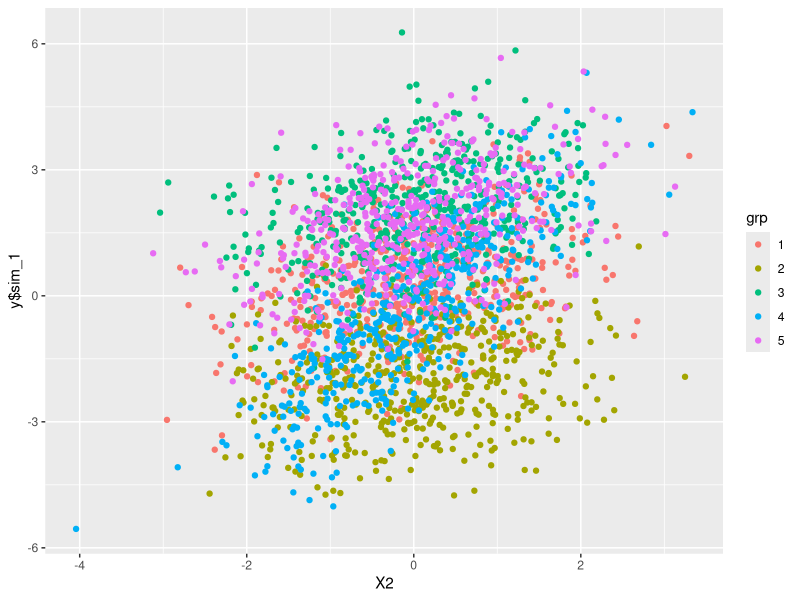

Write the R code that produced this figure.
library(lme4)
library(tidyverse)
options(bitmapType="cairo")
# データ生成
set.seed(42)
# モデル構造。
form <- y ~ 1 + X1 + X2 + (1+X2| grp)
simulate_data <- lme4::mkDataTemplate(formula = form, nGrps = 5 , nPerGrp = 500, rfunc = "rnorm")

# パラメータの箱を作る
params <- lme4::mkParsTemplate(formula = form, data = simulate_data)
params$beta[] <- c(0.1, 0.5, 0.7)

# 変量効果の分散共分散行列を定義する。
random_effect <- matrix(c(1.0, 0.3,
                          0.3, 1.0),2,2)
params$theta[] <- lme4::Vv_to_Cv(lme4::mlist2vec(random_effect))

simulate_data$y <- simulate(form, newdata = simulate_data, newparams = params, family = "gaussian")

# modeling
model1 <- lm(y$sim_1~X1+X2 ,data = simulate_data)
summary(model1)

model2 <- lme4::lmer(y$sim_1 ~ X1 + X2 + (1 | grp), data = simulate_data)
summary(model2)

model3 <- lme4::lmer(y$sim_1 ~ X1 + X2 + (X2 | grp), data = simulate_data)
summary(model3)

model4 <- lme4::lmer(y$sim_1 ~ X1 + X2 + (1 + X2 | grp), data = simulate_data)
summary(model4)

anova(model4,model3,model2, model1)


g <- ggplot2::ggplot(simulate_data, aes(x = X2, y = y$sim_1))+
  # scatter plot
  geom_point(aes(group = grp, color = grp))

plot(g)